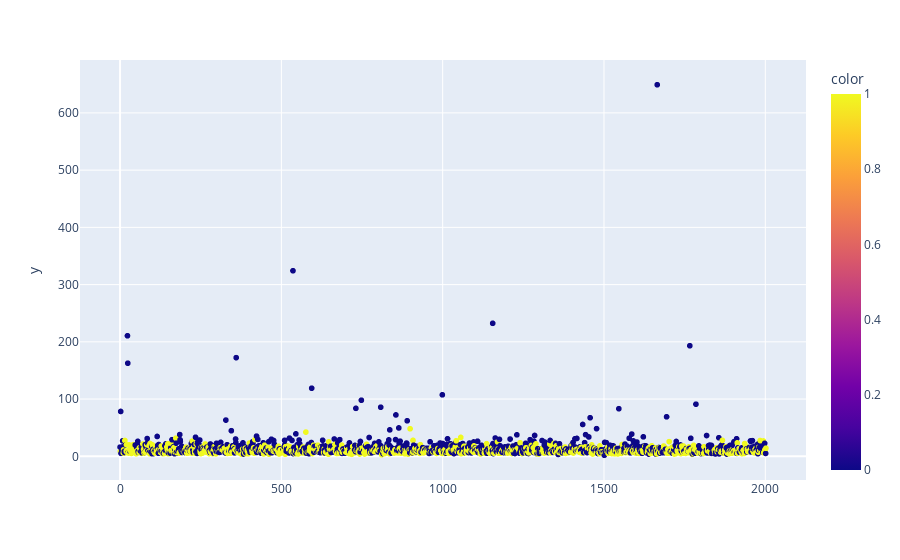

Notebook source saved alongside this figure:
### Code cell
from models.hotelling.t2 import hotelling_tsquared

t2 = hotelling_tsquared(transformed)

import plotly.express as px
fig = px.scatter(y=t2, color=y_test)
fig.show()

### Figure 1 — Plotly figure (JSON) as saved in the notebook; plotly's stock layout.template omitted (floating-point values rounded to 4 significant figures; data arrays with more than 128 entries replaced by an {"elided": "..."} marker saying what was removed)
{"data": [{"hoverlabel": {"namelength": 0}, "hovertemplate": "y=%{y}<br>color=%{marker.color}", "legendgroup": "", "marker": {"color": {"elided": "2003 int values"}, "coloraxis": "coloraxis", "symbol": "circle"}, "mode": "markers", "name": "", "showlegend": false, "type": "scattergl", "xaxis": "x", "y": {"elided": "2003 float values"}, "yaxis": "y"}], "layout": {"coloraxis": {"colorbar": {"title": {"text": "color"}}, "colorscale": [[0, "#0d0887"], [0.1111, "#46039f"], [0.2222, "#7201a8"], [0.3333, "#9c179e"], [0.4444, "#bd3786"], [0.5556, "#d8576b"], [0.6667, "#ed7953"], [0.7778, "#fb9f3a"], [0.8889, "#fdca26"], [1, "#f0f921"]]}, "legend": {"tracegroupgap": 0}, "margin": {"t": 60}, "xaxis": {"anchor": "y", "domain": [0, 1]}, "yaxis": {"anchor": "x", "domain": [0, 1], "title": {"text": "y"}}}}
